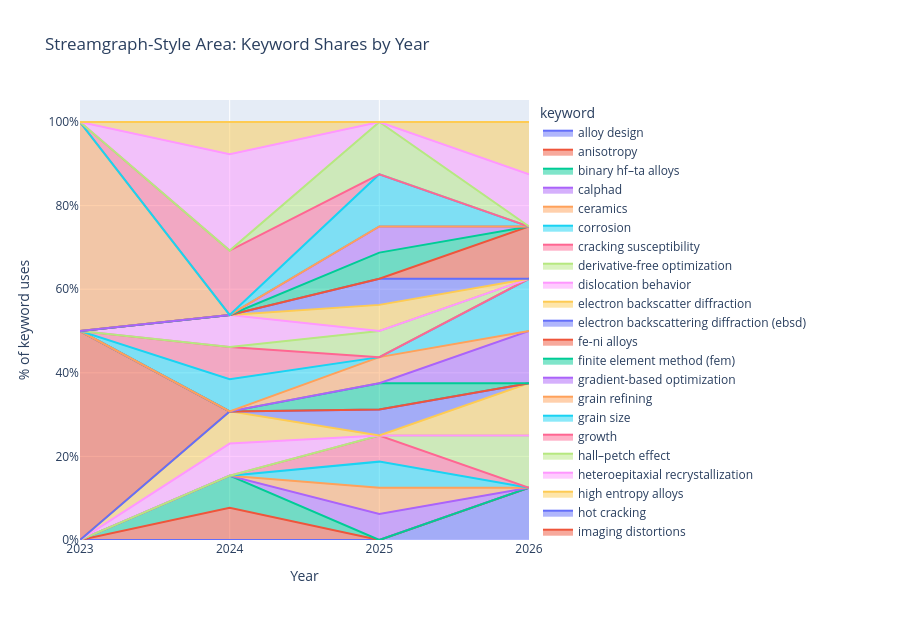

The notebook cell saved with this chart:
### Code cell
#| echo: false
#| output: true

stream_data = keyword_pct_long[keyword_pct_long["keyword"].isin(keywords_by_total)].copy()
stream_data = stream_data.sort_values(["year", "keyword"])

fig = px.area(
    stream_data,
    x="year",
    y="pct",
    color="keyword",
    line_group="keyword",
    title="Streamgraph-Style Area: Keyword Shares by Year",
    labels={"pct": "% of keyword uses", "year": "Year"},
)
fig.update_xaxes(dtick=1)
fig.update_yaxes(ticksuffix="%")
fig.update_layout(height=620)
fig.show()

### Figure 1 — Plotly figure (JSON) as saved in the notebook; plotly's stock layout.template omitted (floating-point values rounded to 4 significant figures)
{"data": [{"fillpattern": {"shape": ""}, "hovertemplate": "keyword=alloy design<br>Year=%{x}<br>% of keyword uses=%{y}<extra></extra>", "legendgroup": "alloy design", "line": {"color": "#636efa"}, "marker": {"symbol": "circle"}, "mode": "lines", "name": "alloy design", "orientation": "v", "showlegend": true, "stackgroup": "1", "type": "scatter", "x": [2023, 2024, 2025, 2026], "xaxis": "x", "y": [0.0, 0.0, 0.0, 12.5], "yaxis": "y"}, {"fillpattern": {"shape": ""}, "hovertemplate": "keyword=anisotropy<br>Year=%{x}<br>% of keyword uses=%{y}<extra></extra>", "legendgroup": "anisotropy", "line": {"color": "#EF553B"}, "marker": {"symbol": "circle"}, "mode": "lines", "name": "anisotropy", "orientation": "v", "showlegend": true, "stackgroup": "1", "type": "scatter", "x": [2023, 2024, 2025, 2026], "xaxis": "x", "y": [0.0, 7.692, 0.0, 0.0], "yaxis": "y"}, {"fillpattern": {"shape": ""}, "hovertemplate": "keyword=binary hf–ta alloys<br>Year=%{x}<br>% of keyword uses=%{y}<extra></extra>", "legendgroup": "binary hf–ta alloys", "line": {"color": "#00cc96"}, "marker": {"symbol": "circle"}, "mode": "lines", "name": "binary hf–ta alloys", "orientation": "v", "showlegend": true, "stackgroup": "1", "type": "scatter", "x": [2023, 2024, 2025, 2026], "xaxis": "x", "y": [0.0, 7.692, 0.0, 0.0], "yaxis": "y"}, {"fillpattern": {"shape": ""}, "hovertemplate": "keyword=calphad<br>Year=%{x}<br>% of keyword uses=%{y}<extra></extra>", "legendgroup": "calphad", "line": {"color": "#ab63fa"}, "marker": {"symbol": "circle"}, "mode": "lines", "name": "calphad", "orientation": "v", "showlegend": true, "stackgroup": "1", "type": "scatter", "x": [2023, 2024, 2025, 2026], "xaxis": "x", "y": [0.0, 0.0, 6.25, 0.0], "yaxis": "y"}, {"fillpattern": {"shape": ""}, "hovertemplate": "keyword=ceramics<br>Year=%{x}<br>% of keyword uses=%{y}<extra></extra>", "legendgroup": "ceramics", "line": {"color": "#FFA15A"}, "marker": {"symbol": "circle"}, "mode": "lines", "name": "ceramics", "orientation": "v", "showlegend": true, "stackgroup": "1", "type": "scatter", "x": [2023, 2024, 2025, 2026], "xaxis": "x", "y": [0.0, 0.0, 6.25, 0.0], "yaxis": "y"}, {"fillpattern": {"shape": ""}, "hovertemplate": "keyword=corrosion<br>Year=%{x}<br>% of keyword uses=%{y}<extra></extra>", "legendgroup": "corrosion", "line": {"color": "#19d3f3"}, "marker": {"symbol": "circle"}, "mode": "lines", "name": "corrosion", "orientation": "v", "showlegend": true, "stackgroup": "1", "type": "scatter", "x": [2023, 2024, 2025, 2026], "xaxis": "x", "y": [0.0, 0.0, 6.25, 0.0], "yaxis": "y"}, {"fillpattern": {"shape": ""}, "hovertemplate": "keyword=cracking susceptibility<br>Year=%{x}<br>% of keyword uses=%{y}<extra></extra>", "legendgroup": "cracking susceptibility", "line": {"color": "#FF6692"}, "marker": {"symbol": "circle"}, "mode": "lines", "name": "cracking susceptibility", "orientation": "v", "showlegend": true, "stackgroup": "1", "type": "scatter", "x": [2023, 2024, 2025, 2026], "xaxis": "x", "y": [0.0, 0.0, 6.25, 0.0], "yaxis": "y"}, {"fillpattern": {"shape": ""}, "hovertemplate": "keyword=derivative-free optimization<br>Year=%{x}<br>% of keyword uses=%{y}<extra></extra>", "legendgroup": "derivative-free optimization", "line": {"color": "#B6E880"}, "marker": {"symbol": "circle"}, "mode": "lines", "name": "derivative-free optimization", "orientation": "v", "showlegend": true, "stackgroup": "1", "type": "scatter", "x": [2023, 2024, 2025, 2026], "xaxis": "x", "y": [0.0, 0.0, 0.0, 12.5], "yaxis": "y"}, {"fillpattern": {"shape": ""}, "hovertemplate": "keyword=dislocation behavior<br>Year=%{x}<br>% of keyword uses=%{y}<extra></extra>", "legendgroup": "dislocation behavior", "line": {"color": "#FF97FF"}, "marker": {"symbol": "circle"}, "mode": "lines", "name": "dislocation behavior", "orientation": "v", "showlegend": true, "stackgroup": "1", "type": "scatter", "x": [2023, 2024, 2025, 2026], "xaxis": "x", "y": [0.0, 7.692, 0.0, 0.0], "yaxis": "y"}, {"fillpattern": {"shape": ""}, "hovertemplate": "keyword=electron backscatter diffraction<br>Year=%{x}<br>% of keyword uses=%{y}<extra></extra>", "legendgroup": "electron backscatter diffraction", "line": {"color": "#FECB52"}, "marker": {"symbol": "circle"}, "mode": "lines", "name": "electron backscatter diffraction", "orientation": "v", "showlegend": true, "stackgroup": "1", "type": "scatter", "x": [2023, 2024, 2025, 2026], "xaxis": "x", "y": [0.0, 7.692, 0.0, 12.5], "yaxis": "y"}, {"fillpattern": {"shape": ""}, "hovertemplate": "keyword=electron backscattering diffraction (ebsd)<br>Year=%{x}<br>% of keyword uses=%{y}<extra></extra>", "legendgroup": "electron backscattering diffraction (ebsd)", "line": {"color": "#636efa"}, "marker": {"symbol": "circle"}, "mode": "lines", "name": "electron backscattering diffraction (ebsd)", "orientation": "v", "showlegend": true, "stackgroup": "1", "type": "scatter", "x": [2023, 2024, 2025, 2026], "xaxis": "x", "y": [0.0, 0.0, 6.25, 0.0], "yaxis": "y"}, {"fillpattern": {"shape": ""}, "hovertemplate": "keyword=fe-ni alloys<br>Year=%{x}<br>% of keyword uses=%{y}<extra></extra>", "legendgroup": "fe-ni alloys", "line": {"color": "#EF553B"}, "marker": {"symbol": "circle"}, "mode": "lines", "name": "fe-ni alloys", "orientation": "v", "showlegend": true, "stackgroup": "1", "type": "scatter", "x": [2023, 2024, 2025, 2026], "xaxis": "x", "y": [50.0, 0.0, 0.0, 0.0], "yaxis": "y"}, {"fillpattern": {"shape": ""}, "hovertemplate": "keyword=finite element method (fem)<br>Year=%{x}<br>% of keyword uses=%{y}<extra></extra>", "legendgroup": "finite element method (fem)", "line": {"color": "#00cc96"}, "marker": {"symbol": "circle"}, "mode": "lines", "name": "finite element method (fem)", "orientation": "v", "showlegend": true, "stackgroup": "1", "type": "scatter", "x": [2023, 2024, 2025, 2026], "xaxis": "x", "y": [0.0, 0.0, 6.25, 0.0], "yaxis": "y"}, {"fillpattern": {"shape": ""}, "hovertemplate": "keyword=gradient-based optimization<br>Year=%{x}<br>% of keyword uses=%{y}<extra></extra>", "legendgroup": "gradient-based optimization", "line": {"color": "#ab63fa"}, "marker": {"symbol": "circle"}, "mode": "lines", "name": "gradient-based optimization", "orientation": "v", "showlegend": true, "stackgroup": "1", "type": "scatter", "x": [2023, 2024, 2025, 2026], "xaxis": "x", "y": [0.0, 0.0, 0.0, 12.5], "yaxis": "y"}, {"fillpattern": {"shape": ""}, "hovertemplate": "keyword=grain refining<br>Year=%{x}<br>% of keyword uses=%{y}<extra></extra>", "legendgroup": "grain refining", "line": {"color": "#FFA15A"}, "marker": {"symbol": "circle"}, "mode": "lines", "name": "grain refining", "orientation": "v", "showlegend": true, "stackgroup": "1", "type": "scatter", "x": [2023, 2024, 2025, 2026], "xaxis": "x", "y": [0.0, 0.0, 6.25, 0.0], "yaxis": "y"}, {"fillpattern": {"shape": ""}, "hovertemplate": "keyword=grain size<br>Year=%{x}<br>% of keyword uses=%{y}<extra></extra>", "legendgroup": "grain size", "line": {"color": "#19d3f3"}, "marker": {"symbol": "circle"}, "mode": "lines", "name": "grain size", "orientation": "v", "showlegend": true, "stackgroup": "1", "type": "scatter", "x": [2023, 2024, 2025, 2026], "xaxis": "x", "y": [0.0, 7.692, 0.0, 12.5], "yaxis": "y"}, {"fillpattern": {"shape": ""}, "hovertemplate": "keyword=growth<br>Year=%{x}<br>% of keyword uses=%{y}<extra></extra>", "legendgroup": "growth", "line": {"color": "#FF6692"}, "marker": {"symbol": "circle"}, "mode": "lines", "name": "growth", "orientation": "v", "showlegend": true, "stackgroup": "1", "type": "scatter", "x": [2023, 2024, 2025, 2026], "xaxis": "x", "y": [0.0, 7.692, 0.0, 0.0], "yaxis": "y"}, {"fillpattern": {"shape": ""}, "hovertemplate": "keyword=hall–petch effect<br>Year=%{x}<br>% of keyword uses=%{y}<extra></extra>", "legendgroup": "hall–petch effect", "line": {"color": "#B6E880"}, "marker": {"symbol": "circle"}, "mode": "lines", "name": "hall–petch effect", "orientation": "v", "showlegend": true, "stackgroup": "1", "type": "scatter", "x": [2023, 2024, 2025, 2026], "xaxis": "x", "y": [0.0, 0.0, 6.25, 0.0], "yaxis": "y"}, {"fillpattern": {"shape": ""}, "hovertemplate": "keyword=heteroepitaxial recrystallization<br>Year=%{x}<br>% of keyword uses=%{y}<extra></extra>", "legendgroup": "heteroepitaxial recrystallization", "line": {"color": "#FF97FF"}, "marker": {"symbol": "circle"}, "mode": "lines", "name": "heteroepitaxial recrystallization", "orientation": "v", "showlegend": true, "stackgroup": "1", "type": "scatter", "x": [2023, 2024, 2025, 2026], "xaxis": "x", "y": [0.0, 7.692, 0.0, 0.0], "yaxis": "y"}, {"fillpattern": {"shape": ""}, "hovertemplate": "keyword=high entropy alloys<br>Year=%{x}<br>% of keyword uses=%{y}<extra></extra>", "legendgroup": "high entropy alloys", "line": {"color": "#FECB52"}, "marker": {"symbol": "circle"}, "mode": "lines", "name": "high entropy alloys", "orientation": "v", "showlegend": true, "stackgroup": "1", "type": "scatter", "x": [2023, 2024, 2025, 2026], "xaxis": "x", "y": [0.0, 0.0, 6.25, 0.0], "yaxis": "y"}, {"fillpattern": {"shape": ""}, "hovertemplate": "keyword=hot cracking<br>Year=%{x}<br>% of keyword uses=%{y}<extra></extra>", "legendgroup": "hot cracking", "line": {"color": "#636efa"}, "marker": {"symbol": "circle"}, "mode": "lines", "name": "hot cracking", "orientation": "v", "showlegend": true, "stackgroup": "1", "type": "scatter", "x": [2023, 2024, 2025, 2026], "xaxis": "x", "y": [0.0, 0.0, 6.25, 0.0], "yaxis": "y"}, {"fillpattern": {"shape": ""}, "hovertemplate": "keyword=imaging distortions<br>Year=%{x}<br>% of keyword uses=%{y}<extra></extra>", "legendgroup": "imaging distortions", "line": {"color": "#EF553B"}, "marker": {"symbol": "circle"}, "mode": "lines", "name": "imaging distortions", "orientation": "v", "showlegend": true, "stackgroup": "1", "type": "scatter", "x": [2023, 2024, 2025, 2026], "xaxis": "x", "y": [0.0, 0.0, 0.0, 12.5], "yaxis": "y"}, {"fillpattern": {"shape": ""}, "hovertemplate": "keyword=integrated computational materials engineering (icme)<br>Year=%{x}<br>% of keyword uses=%{y}<extra></extra>", "legendgroup": "integrated computational materials engineering (icme)", "line": {"color": "#00cc96"}, "marker": {"symbol": "circle"}, "mode": "lines", "name": "integrated computational materials engineering (icme)", "orientation": "v", "showlegend": true, "stackgroup": "1", "type": "scatter", "x": [2023, 2024, 2025, 2026], "xaxis": "x", "y": [0.0, 0.0, 6.25, 0.0], "yaxis": "y"}, {"fillpattern": {"shape": ""}, "hovertemplate": "keyword=laser material processing<br>Year=%{x}<br>% of keyword uses=%{y}<extra></extra>", "legendgroup": "laser material processing", "line": {"color": "#ab63fa"}, "marker": {"symbol": "circle"}, "mode": "lines", "name": "laser material processing", "orientation": "v", "showlegend": true, "stackgroup": "1", "type": "scatter", "x": [2023, 2024, 2025, 2026], "xaxis": "x", "y": [0.0, 0.0, 6.25, 0.0], "yaxis": "y"}, {"fillpattern": {"shape": ""}, "hovertemplate": "keyword=lath martensite<br>Year=%{x}<br>% of keyword uses=%{y}<extra></extra>", "legendgroup": "lath martensite", "line": {"color": "#FFA15A"}, "marker": {"symbol": "circle"}, "mode": "lines", "name": "lath martensite", "orientation": "v", "showlegend": true, "stackgroup": "1", "type": "scatter", "x": [2023, 2024, 2025, 2026], "xaxis": "x", "y": [50.0, 0.0, 0.0, 0.0], "yaxis": "y"}, {"fillpattern": {"shape": ""}, "hovertemplate": "keyword=materials science<br>Year=%{x}<br>% of keyword uses=%{y}<extra></extra>", "legendgroup": "materials science", "line": {"color": "#19d3f3"}, "marker": {"symbol": "circle"}, "mode": "lines", "name": "materials science", "orientation": "v", "showlegend": true, "stackgroup": "1", "type": "scatter", "x": [2023, 2024, 2025, 2026], "xaxis": "x", "y": [0.0, 0.0, 12.5, 0.0], "yaxis": "y"}, {"fillpattern": {"shape": ""}, "hovertemplate": "keyword=mechanical properties<br>Year=%{x}<br>% of keyword uses=%{y}<extra></extra>", "legendgroup": "mechanical properties", "line": {"color": "#FF6692"}, "marker": {"symbol": "circle"}, "mode": "lines", "name": "mechanical properties", "orientation": "v", "showlegend": true, "stackgroup": "1", "type": "scatter", "x": [2023, 2024, 2025, 2026], "xaxis": "x", "y": [0.0, 15.38, 0.0, 0.0], "yaxis": "y"}, {"fillpattern": {"shape": ""}, "hovertemplate": "keyword=metals and alloys<br>Year=%{x}<br>% of keyword uses=%{y}<extra></extra>", "legendgroup": "metals and alloys", "line": {"color": "#B6E880"}, "marker": {"symbol": "circle"}, "mode": "lines", "name": "metals and alloys", "orientation": "v", "showlegend": true, "stackgroup": "1", "type": "scatter", "x": [2023, 2024, 2025, 2026], "xaxis": "x", "y": [0.0, 0.0, 12.5, 0.0], "yaxis": "y"}, {"fillpattern": {"shape": ""}, "hovertemplate": "keyword=microstructure<br>Year=%{x}<br>% of keyword uses=%{y}<extra></extra>", "legendgroup": "microstructure", "line": {"color": "#FF97FF"}, "marker": {"symbol": "circle"}, "mode": "lines", "name": "microstructure", "orientation": "v", "showlegend": true, "stackgroup": "1", "type": "scatter", "x": [2023, 2024, 2025, 2026], "xaxis": "x", "y": [0.0, 23.08, 0.0, 12.5], "yaxis": "y"}, {"fillpattern": {"shape": ""}, "hovertemplate": "keyword=scanning electron microscopy<br>Year=%{x}<br>% of keyword uses=%{y}<extra></extra>", "legendgroup": "scanning electron microscopy", "line": {"color": "#FECB52"}, "marker": {"symbol": "circle"}, "mode": "lines", "name": "scanning electron microscopy", "orientation": "v", "showlegend": true, "stackgroup": "1", "type": "scatter", "x": [2023, 2024, 2025, 2026], "xaxis": "x", "y": [0.0, 7.692, 0.0, 12.5], "yaxis": "y"}], "layout": {"height": 620, "legend": {"title": {"text": "keyword"}, "tracegroupgap": 0}, "title": {"text": "Streamgraph-Style Area: Keyword Shares by Year"}, "xaxis": {"anchor": "y", "domain": [0, 1], "dtick": 1, "title": {"text": "Year"}}, "yaxis": {"anchor": "x", "domain": [0, 1], "ticksuffix": "%", "title": {"text": "% of keyword uses"}}}}
